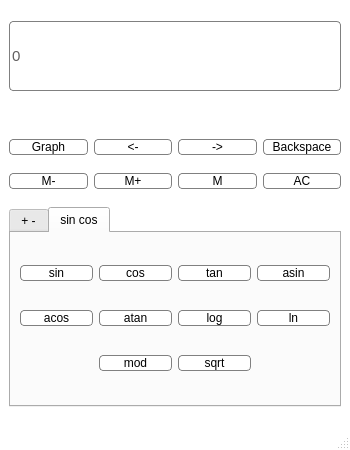
<?xml version="1.0" encoding="UTF-8"?>
<ui version="4.0">
 <class>CalcWindow</class>
 <widget class="QMainWindow" name="CalcWindow">
  <property name="geometry">
   <rect>
    <x>0</x>
    <y>0</y>
    <width>350</width>
    <height>450</height>
   </rect>
  </property>
  <property name="sizePolicy">
   <sizepolicy hsizetype="Preferred" vsizetype="Expanding">
    <horstretch>0</horstretch>
    <verstretch>0</verstretch>
   </sizepolicy>
  </property>
  <property name="minimumSize">
   <size>
    <width>350</width>
    <height>450</height>
   </size>
  </property>
  <property name="maximumSize">
   <size>
    <width>350</width>
    <height>450</height>
   </size>
  </property>
  <property name="windowTitle">
   <string>CalcWindow</string>
  </property>
  <property name="autoFillBackground">
   <bool>false</bool>
  </property>
  <property name="styleSheet">
   <string notr="true">QMainWindow {
	background-color: white;
}</string>
  </property>
  <widget class="QWidget" name="centralwidget">
   <property name="sizePolicy">
    <sizepolicy hsizetype="Preferred" vsizetype="Expanding">
     <horstretch>0</horstretch>
     <verstretch>0</verstretch>
    </sizepolicy>
   </property>
   <layout class="QGridLayout" name="gridLayout">
    <item row="2" column="1">
     <widget class="QPushButton" name="ButtonMemoryAdd">
      <property name="styleSheet">
       <string notr="true">QPushButton {
	background-color: #fff;
	border: 1px solid gray;
	border-radius: 4px;
	background-color: white;
	color: black;
}

QPushButton::pressed {
	background-color: #D5D2D2;
	border: 1px solid gray;
	border-radius: 4px;
	color: white;
}</string>
      </property>
      <property name="text">
       <string>M+</string>
      </property>
     </widget>
    </item>
    <item row="3" column="0" colspan="4">
     <widget class="QTabWidget" name="tabWidget">
      <property name="sizePolicy">
       <sizepolicy hsizetype="Expanding" vsizetype="Preferred">
        <horstretch>0</horstretch>
        <verstretch>0</verstretch>
       </sizepolicy>
      </property>
      <property name="minimumSize">
       <size>
        <width>0</width>
        <height>0</height>
       </size>
      </property>
      <property name="maximumSize">
       <size>
        <width>16777215</width>
        <height>200</height>
       </size>
      </property>
      <property name="styleSheet">
       <string notr="true">QPushButton {
	background-color: #fff;
	border: 1px solid gray;
	border-radius: 4px;
	background-color: white;
	color: black;
}

QPushButton::pressed {
	background-color: #D5D2D2;
	border: 1px solid gray;
	border-radius: 4px;
	color: white;
}</string>
      </property>
      <property name="currentIndex">
       <number>1</number>
      </property>
      <widget class="QWidget" name="arithm">
       <attribute name="title">
        <string>+ -</string>
       </attribute>
       <layout class="QGridLayout" name="gridLayout_2">
        <item row="2" column="3">
         <widget class="QPushButton" name="Button3">
          <property name="styleSheet">
           <string notr="true">QPushButton {
	background-color: #fff;
	border: 1px solid gray;
	border-radius: 4px;
	background-color: white;
	color: black;
}

QPushButton::pressed {
	background-color: #D5D2D2;
	border: 1px solid gray;
	border-radius: 4px;
	color: white;
}</string>
          </property>
          <property name="text">
           <string>3</string>
          </property>
         </widget>
        </item>
        <item row="0" column="3">
         <widget class="QPushButton" name="Button9">
          <property name="styleSheet">
           <string notr="true">QPushButton {
	background-color: #fff;
	border: 1px solid gray;
	border-radius: 4px;
	background-color: white;
	color: black;
}

QPushButton::pressed {
	background-color: #D5D2D2;
	border: 1px solid gray;
	border-radius: 4px;
	color: white;
}</string>
          </property>
          <property name="text">
           <string>9</string>
          </property>
         </widget>
        </item>
        <item row="0" column="2">
         <widget class="QPushButton" name="Button8">
          <property name="styleSheet">
           <string notr="true">QPushButton {
	background-color: #fff;
	border: 1px solid gray;
	border-radius: 4px;
	background-color: white;
	color: black;
}

QPushButton::pressed {
	background-color: #D5D2D2;
	border: 1px solid gray;
	border-radius: 4px;
	color: white;
}</string>
          </property>
          <property name="text">
           <string>8</string>
          </property>
         </widget>
        </item>
        <item row="3" column="2">
         <widget class="QPushButton" name="ButtonDot">
          <property name="styleSheet">
           <string notr="true">QPushButton {
	background-color: #fff;
	border: 1px solid gray;
	border-radius: 4px;
	background-color: white;
	color: black;
}

QPushButton::pressed {
	background-color: #D5D2D2;
	border: 1px solid gray;
	border-radius: 4px;
	color: white;
}</string>
          </property>
          <property name="text">
           <string>.</string>
          </property>
         </widget>
        </item>
        <item row="2" column="0">
         <widget class="QPushButton" name="ButtonOpenBracket">
          <property name="styleSheet">
           <string notr="true">QPushButton {
	background-color: #fff;
	border: 1px solid gray;
	border-radius: 4px;
	background-color: white;
	color: black;
}

QPushButton::pressed {
	background-color: #D5D2D2;
	border: 1px solid gray;
	border-radius: 4px;
	color: white;
}</string>
          </property>
          <property name="text">
           <string>(</string>
          </property>
         </widget>
        </item>
        <item row="2" column="1">
         <widget class="QPushButton" name="Button1">
          <property name="styleSheet">
           <string notr="true">QPushButton {
	background-color: #fff;
	border: 1px solid gray;
	border-radius: 4px;
	background-color: white;
	color: black;
}

QPushButton::pressed {
	background-color: #D5D2D2;
	border: 1px solid gray;
	border-radius: 4px;
	color: white;
}</string>
          </property>
          <property name="text">
           <string>1</string>
          </property>
         </widget>
        </item>
        <item row="1" column="1">
         <widget class="QPushButton" name="Button4">
          <property name="styleSheet">
           <string notr="true">QPushButton {
	background-color: #fff;
	border: 1px solid gray;
	border-radius: 4px;
	background-color: white;
	color: black;
}

QPushButton::pressed {
	background-color: #D5D2D2;
	border: 1px solid gray;
	border-radius: 4px;
	color: white;
}</string>
          </property>
          <property name="text">
           <string>4</string>
          </property>
         </widget>
        </item>
        <item row="3" column="0">
         <widget class="QPushButton" name="ButtonCloseBracket">
          <property name="styleSheet">
           <string notr="true">QPushButton {
	background-color: #fff;
	border: 1px solid gray;
	border-radius: 4px;
	background-color: white;
	color: black;
}

QPushButton::pressed {
	background-color: #D5D2D2;
	border: 1px solid gray;
	border-radius: 4px;
	color: white;
}</string>
          </property>
          <property name="text">
           <string>)</string>
          </property>
         </widget>
        </item>
        <item row="0" column="4">
         <widget class="QPushButton" name="ButtonDiv">
          <property name="styleSheet">
           <string notr="true">QPushButton {
	background-color: #fff;
	border: 1px solid gray;
	border-radius: 4px;
	background-color: white;
	color: black;
}

QPushButton::pressed {
	background-color: #D5D2D2;
	border: 1px solid gray;
	border-radius: 4px;
	color: white;
}</string>
          </property>
          <property name="text">
           <string>/</string>
          </property>
         </widget>
        </item>
        <item row="0" column="0">
         <widget class="QPushButton" name="ButtonX">
          <property name="sizePolicy">
           <sizepolicy hsizetype="Minimum" vsizetype="Preferred">
            <horstretch>0</horstretch>
            <verstretch>0</verstretch>
           </sizepolicy>
          </property>
          <property name="styleSheet">
           <string notr="true">QPushButton {
	background-color: #fff;
	border: 1px solid gray;
	border-radius: 4px;
	background-color: white;
	color: black;
}

QPushButton::pressed {
	background-color: #D5D2D2;
	border: 1px solid gray;
	border-radius: 4px;
	color: white;
}</string>
          </property>
          <property name="text">
           <string>x</string>
          </property>
         </widget>
        </item>
        <item row="1" column="3">
         <widget class="QPushButton" name="Button6">
          <property name="styleSheet">
           <string notr="true">QPushButton {
	background-color: #fff;
	border: 1px solid gray;
	border-radius: 4px;
	background-color: white;
	color: black;
}

QPushButton::pressed {
	background-color: #D5D2D2;
	border: 1px solid gray;
	border-radius: 4px;
	color: white;
}</string>
          </property>
          <property name="text">
           <string>6</string>
          </property>
         </widget>
        </item>
        <item row="3" column="3">
         <widget class="QPushButton" name="ButtonEqual">
          <property name="styleSheet">
           <string notr="true">QPushButton {
	background-color: #fff;
	border: 1px solid gray;
	border-radius: 4px;
	background-color: white;
	color: black;
}

QPushButton::pressed {
	background-color: #D5D2D2;
	border: 1px solid gray;
	border-radius: 4px;
	color: white;
}</string>
          </property>
          <property name="text">
           <string>=</string>
          </property>
         </widget>
        </item>
        <item row="2" column="4">
         <widget class="QPushButton" name="ButtonMinus">
          <property name="styleSheet">
           <string notr="true">QPushButton {
	background-color: #fff;
	border: 1px solid gray;
	border-radius: 4px;
	background-color: white;
	color: black;
}

QPushButton::pressed {
	background-color: #D5D2D2;
	border: 1px solid gray;
	border-radius: 4px;
	color: white;
}</string>
          </property>
          <property name="text">
           <string>-</string>
          </property>
         </widget>
        </item>
        <item row="1" column="4">
         <widget class="QPushButton" name="ButtonMult">
          <property name="styleSheet">
           <string notr="true">QPushButton {
	background-color: #fff;
	border: 1px solid gray;
	border-radius: 4px;
	background-color: white;
	color: black;
}

QPushButton::pressed {
	background-color: #D5D2D2;
	border: 1px solid gray;
	border-radius: 4px;
	color: white;
}</string>
          </property>
          <property name="text">
           <string>×</string>
          </property>
         </widget>
        </item>
        <item row="2" column="2">
         <widget class="QPushButton" name="Button2">
          <property name="styleSheet">
           <string notr="true">QPushButton {
	background-color: #fff;
	border: 1px solid gray;
	border-radius: 4px;
	background-color: white;
	color: black;
}

QPushButton::pressed {
	background-color: #D5D2D2;
	border: 1px solid gray;
	border-radius: 4px;
	color: white;
}</string>
          </property>
          <property name="text">
           <string>2</string>
          </property>
         </widget>
        </item>
        <item row="1" column="2">
         <widget class="QPushButton" name="Button5">
          <property name="styleSheet">
           <string notr="true">QPushButton {
	background-color: #fff;
	border: 1px solid gray;
	border-radius: 4px;
	background-color: white;
	color: black;
}

QPushButton::pressed {
	background-color: #D5D2D2;
	border: 1px solid gray;
	border-radius: 4px;
	color: white;
}</string>
          </property>
          <property name="text">
           <string>5</string>
          </property>
         </widget>
        </item>
        <item row="3" column="1">
         <widget class="QPushButton" name="Button0">
          <property name="styleSheet">
           <string notr="true">QPushButton {
	background-color: #fff;
	border: 1px solid gray;
	border-radius: 4px;
	background-color: white;
	color: black;
}

QPushButton::pressed {
	background-color: #D5D2D2;
	border: 1px solid gray;
	border-radius: 4px;
	color: white;
}</string>
          </property>
          <property name="text">
           <string>0</string>
          </property>
         </widget>
        </item>
        <item row="1" column="0">
         <widget class="QPushButton" name="ButtonPow">
          <property name="styleSheet">
           <string notr="true">QPushButton {
	background-color: #fff;
	border: 1px solid gray;
	border-radius: 4px;
	background-color: white;
	color: black;
}

QPushButton::pressed {
	background-color: #D5D2D2;
	border: 1px solid gray;
	border-radius: 4px;
	color: white;
}</string>
          </property>
          <property name="text">
           <string>^</string>
          </property>
         </widget>
        </item>
        <item row="3" column="4">
         <widget class="QPushButton" name="ButtonPlus">
          <property name="styleSheet">
           <string notr="true">QPushButton {
	background-color: #fff;
	border: 1px solid gray;
	border-radius: 4px;
	background-color: white;
	color: black;
}

QPushButton::pressed {
	background-color: #D5D2D2;
	border: 1px solid gray;
	border-radius: 4px;
	color: white;
}</string>
          </property>
          <property name="text">
           <string>+</string>
          </property>
         </widget>
        </item>
        <item row="0" column="1">
         <widget class="QPushButton" name="Button7">
          <property name="styleSheet">
           <string notr="true">QPushButton {
	background-color: #fff;
	border: 1px solid gray;
	border-radius: 4px;
	background-color: white;
	color: black;
}

QPushButton::pressed {
	background-color: #D5D2D2;
	border: 1px solid gray;
	border-radius: 4px;
	color: white;
}</string>
          </property>
          <property name="text">
           <string>7</string>
          </property>
         </widget>
        </item>
       </layout>
      </widget>
      <widget class="QWidget" name="funcs">
       <attribute name="title">
        <string>sin cos</string>
       </attribute>
       <layout class="QGridLayout" name="gridLayout_3">
        <item row="1" column="0">
         <widget class="QPushButton" name="ButtonAcos">
          <property name="styleSheet">
           <string notr="true">QPushButton {
	background-color: white;
	color: black;
}</string>
          </property>
          <property name="text">
           <string>acos</string>
          </property>
         </widget>
        </item>
        <item row="0" column="0">
         <widget class="QPushButton" name="ButtonSin">
          <property name="styleSheet">
           <string notr="true">QPushButton {
	background-color: white;
	color: black;
}</string>
          </property>
          <property name="text">
           <string>sin</string>
          </property>
         </widget>
        </item>
        <item row="0" column="1">
         <widget class="QPushButton" name="ButtonCos">
          <property name="styleSheet">
           <string notr="true">QPushButton {
	background-color: white;
	color: black;
}</string>
          </property>
          <property name="text">
           <string>cos</string>
          </property>
         </widget>
        </item>
        <item row="1" column="1">
         <widget class="QPushButton" name="ButtonAtan">
          <property name="styleSheet">
           <string notr="true">QPushButton {
	background-color: white;
	color: black;
}</string>
          </property>
          <property name="text">
           <string>atan</string>
          </property>
         </widget>
        </item>
        <item row="0" column="3">
         <widget class="QPushButton" name="ButtonAsin">
          <property name="styleSheet">
           <string notr="true">QPushButton {
	background-color: white;
	color: black;
}</string>
          </property>
          <property name="text">
           <string>asin</string>
          </property>
         </widget>
        </item>
        <item row="0" column="2">
         <widget class="QPushButton" name="ButtonTan">
          <property name="styleSheet">
           <string notr="true">QPushButton {
	background-color: white;
	color: black;
}</string>
          </property>
          <property name="text">
           <string>tan</string>
          </property>
         </widget>
        </item>
        <item row="1" column="2">
         <widget class="QPushButton" name="ButtonLog">
          <property name="styleSheet">
           <string notr="true">QPushButton {
	background-color: white;
	color: black;
}</string>
          </property>
          <property name="text">
           <string>log</string>
          </property>
         </widget>
        </item>
        <item row="1" column="3">
         <widget class="QPushButton" name="ButtonLn">
          <property name="styleSheet">
           <string notr="true">QPushButton {
	background-color: white;
	color: black;
}</string>
          </property>
          <property name="text">
           <string>ln</string>
          </property>
         </widget>
        </item>
        <item row="2" column="2">
         <widget class="QPushButton" name="ButtonSqrt">
          <property name="text">
           <string>sqrt</string>
          </property>
         </widget>
        </item>
        <item row="2" column="1">
         <widget class="QPushButton" name="ButtonMod">
          <property name="text">
           <string>mod</string>
          </property>
         </widget>
        </item>
       </layout>
      </widget>
     </widget>
    </item>
    <item row="1" column="3">
     <widget class="QPushButton" name="ButtonBackspace">
      <property name="styleSheet">
       <string notr="true">QPushButton {
	background-color: #fff;
	border: 1px solid gray;
	border-radius: 4px;
	background-color: white;
	color: black;
}

QPushButton::pressed {
	background-color: #D5D2D2;
	border: 1px solid gray;
	border-radius: 4px;
	color: white;
}</string>
      </property>
      <property name="text">
       <string>Backspace</string>
      </property>
     </widget>
    </item>
    <item row="2" column="3">
     <widget class="QPushButton" name="ButtonClearAll">
      <property name="styleSheet">
       <string notr="true">QPushButton {
	background-color: #fff;
	border: 1px solid gray;
	border-radius: 4px;
	background-color: white;
	color: black;
}

QPushButton::pressed {
	background-color: #D5D2D2;
	border: 1px solid gray;
	border-radius: 4px;
	color: white;
}</string>
      </property>
      <property name="text">
       <string>AC</string>
      </property>
     </widget>
    </item>
    <item row="0" column="0" colspan="4">
     <widget class="QLineEdit" name="InputDisplay">
      <property name="sizePolicy">
       <sizepolicy hsizetype="Preferred" vsizetype="Preferred">
        <horstretch>0</horstretch>
        <verstretch>0</verstretch>
       </sizepolicy>
      </property>
      <property name="minimumSize">
       <size>
        <width>0</width>
        <height>60</height>
       </size>
      </property>
      <property name="maximumSize">
       <size>
        <width>16777215</width>
        <height>100</height>
       </size>
      </property>
      <property name="baseSize">
       <size>
        <width>0</width>
        <height>0</height>
       </size>
      </property>
      <property name="font">
       <font>
        <family>Arial</family>
        <pointsize>11</pointsize>
       </font>
      </property>
      <property name="styleSheet">
       <string notr="true">QLineEdit {
	background-color: #fff;
	border: 1px solid gray;
	border-radius: 4px;
	color: #615F5F;
	margin-bottom: 30px;
}</string>
      </property>
      <property name="text">
       <string>0</string>
      </property>
      <property name="frame">
       <bool>true</bool>
      </property>
      <property name="alignment">
       <set>Qt::AlignLeading|Qt::AlignLeft|Qt::AlignVCenter</set>
      </property>
      <property name="placeholderText">
       <string>Type a math problem</string>
      </property>
     </widget>
    </item>
    <item row="1" column="0">
     <widget class="QPushButton" name="ButtonGraph">
      <property name="styleSheet">
       <string notr="true">QPushButton {
	background-color: #fff;
	border: 1px solid gray;
	border-radius: 4px;
	background-color: white;
	color: black;
}

QPushButton::pressed {
	background-color: #D5D2D2;
	border: 1px solid gray;
	border-radius: 4px;
	color: white;
}</string>
      </property>
      <property name="text">
       <string>Graph</string>
      </property>
     </widget>
    </item>
    <item row="1" column="1">
     <widget class="QPushButton" name="ButtonBack">
      <property name="styleSheet">
       <string notr="true">QPushButton {
	background-color: #fff;
	border: 1px solid gray;
	border-radius: 4px;
	background-color: white;
	color: black;
}

QPushButton::pressed {
	background-color: #D5D2D2;
	border: 1px solid gray;
	border-radius: 4px;
	color: white;
}</string>
      </property>
      <property name="text">
       <string>&lt;-</string>
      </property>
     </widget>
    </item>
    <item row="2" column="0">
     <widget class="QPushButton" name="ButtonMemoryRemove">
      <property name="styleSheet">
       <string notr="true">QPushButton {
	background-color: #fff;
	border: 1px solid gray;
	border-radius: 4px;
	background-color: white;
	color: black;
}

QPushButton::pressed {
	background-color: #D5D2D2;
	border: 1px solid gray;
	border-radius: 4px;
	color: white;
}</string>
      </property>
      <property name="text">
       <string>M-</string>
      </property>
     </widget>
    </item>
    <item row="2" column="2">
     <widget class="QPushButton" name="ButtonMemoryGet">
      <property name="styleSheet">
       <string notr="true">QPushButton {
	background-color: #fff;
	border: 1px solid gray;
	border-radius: 4px;
	background-color: white;
	color: black;
}

QPushButton::pressed {
	background-color: #D5D2D2;
	border: 1px solid gray;
	border-radius: 4px;
	color: white;
}</string>
      </property>
      <property name="text">
       <string>M</string>
      </property>
     </widget>
    </item>
    <item row="1" column="2">
     <widget class="QPushButton" name="ButtonForward">
      <property name="styleSheet">
       <string notr="true">QPushButton {
	background-color: #fff;
	border: 1px solid gray;
	border-radius: 4px;
	background-color: white;
	color: black;
}

QPushButton::pressed {
	background-color: #D5D2D2;
	border: 1px solid gray;
	border-radius: 4px;
	color: white;
}</string>
      </property>
      <property name="text">
       <string>-&gt;</string>
      </property>
     </widget>
    </item>
   </layout>
  </widget>
  <widget class="QMenuBar" name="menubar">
   <property name="geometry">
    <rect>
     <x>0</x>
     <y>0</y>
     <width>350</width>
     <height>21</height>
    </rect>
   </property>
  </widget>
  <widget class="QStatusBar" name="statusbar"/>
 </widget>
 <resources/>
 <connections/>
</ui>
